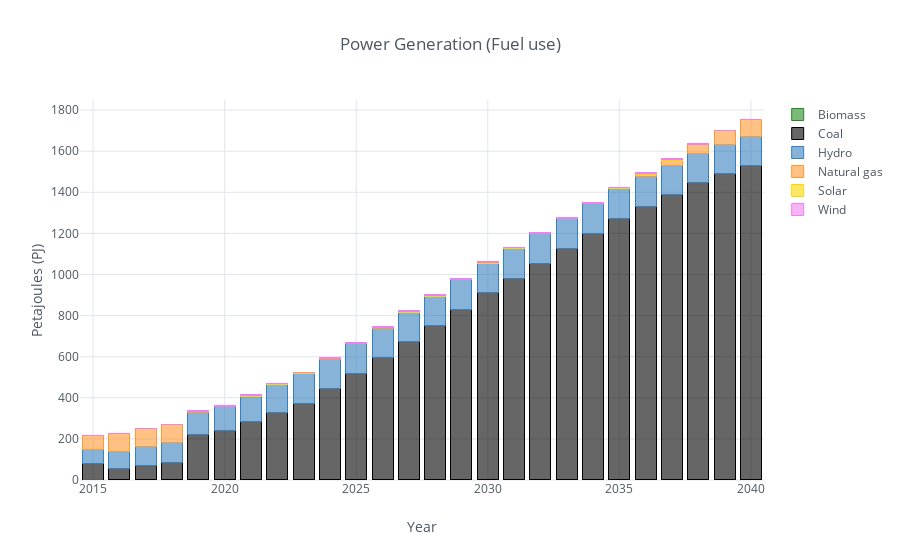

Notebook code for this chart:
### Code cell
# Fuel use for power generation
gen_use_df = all_params['ProductionByTechnologyAnnual'][all_params['ProductionByTechnologyAnnual'].t.str.startswith('DEMPWR')].drop('r', axis=1)
gen_use_df = df_filter(gen_use_df,6,9,[])
df_plot(gen_use_df,'Petajoules (PJ)','Power Generation (Fuel use)')

### Figure 1 — Plotly figure (JSON) as saved in the notebook; plotly's stock layout.template omitted (floating-point values rounded to 4 significant figures)
{"data": [{"marker": {"color": "rgba(34, 139, 34, 0.6)", "line": {"color": "rgba(34, 139, 34, 1.0)", "width": 1}}, "name": "Biomass", "orientation": "v", "text": "", "type": "bar", "uid": "b3b2b0ce-0999-4573-9236-dfd9b9dab314", "x": [2015, 2016, 2017, 2018, 2019, 2020, 2021, 2022, 2023, 2024, 2025, 2026, 2027, 2028, 2029, 2030, 2031, 2032, 2033, 2034, 2035, 2036, 2037, 2038, 2039, 2040], "y": [0, 0.6764, 1.917, 3.833, 3.833, 3.946, 3.946, 3.946, 3.946, 4.104, 4.104, 4.104, 4.104, 3.833, 3.833, 3.833, 3.833, 3.833, 3.833, 3.833, 3.833, 3.833, 3.833, 3.833, 3.833, 3.833]}, {"marker": {"color": "rgba(0, 0, 0, 0.6)", "line": {"color": "rgba(0, 0, 0, 1.0)", "width": 1}}, "name": "Coal", "orientation": "v", "text": "", "type": "bar", "uid": "83000e9d-aea5-4a9d-b471-3ef489a9b1fa", "x": [2015, 2016, 2017, 2018, 2019, 2020, 2021, 2022, 2023, 2024, 2025, 2026, 2027, 2028, 2029, 2030, 2031, 2032, 2033, 2034, 2035, 2036, 2037, 2038, 2039, 2040], "y": [81.03, 57.09, 70.77, 79.1, 217.7, 236.0, 278.7, 326.4, 370.3, 439.4, 512.6, 590.7, 667.8, 746.4, 826.2, 906.2, 977.7, 1050.0, 1123.0, 1196.0, 1271.0, 1328.0, 1383.0, 1443.0, 1487.0, 1525.0]}, {"marker": {"color": "rgba(55, 128, 191, 0.6)", "line": {"color": "rgba(55, 128, 191, 1.0)", "width": 1}}, "name": "Hydro", "orientation": "v", "text": "", "type": "bar", "uid": "730fe789-8127-416e-a423-8fb0208ed445", "x": [2015, 2016, 2017, 2018, 2019, 2020, 2021, 2022, 2023, 2024, 2025, 2026, 2027, 2028, 2029, 2030, 2031, 2032, 2033, 2034, 2035, 2036, 2037, 2038, 2039, 2040], "y": [68.48, 80.56, 89.65, 99.35, 108.4, 116.9, 125.5, 133.9, 144.4, 145.3, 145.3, 144.5, 144.5, 144.5, 144.5, 144.5, 144.5, 144.5, 144.5, 144.5, 144.5, 144.5, 144.5, 144.5, 144.5, 144.5]}, {"marker": {"color": "rgba(255, 153, 51, 0.6)", "line": {"color": "rgba(255, 153, 51, 1.0)", "width": 1}}, "name": "Natural gas", "orientation": "v", "text": "", "type": "bar", "uid": "aee700c7-fac1-496e-b176-683aa557abc8", "x": [2015, 2016, 2017, 2018, 2019, 2020, 2021, 2022, 2023, 2024, 2025, 2026, 2027, 2028, 2029, 2030, 2031, 2032, 2033, 2034, 2035, 2036, 2037, 2038, 2039, 2040], "y": [68.42, 87.77, 87.77, 87.77, 4.483, 0.1738, 0.1738, 0.1738, 0.1738, 0.1738, 0.3546, 0.3546, 0.3546, 0.3546, 0, 0, 0, 0, 0, 0, 0, 12.01, 25.34, 39.98, 64.59, 82.67]}, {"marker": {"color": "rgba(255, 215, 0, 0.6)", "line": {"color": "rgba(255, 215, 0, 1.0)", "width": 1}}, "name": "Solar", "orientation": "v", "text": "", "type": "bar", "uid": "34e3e7a9-421c-4f9c-94ca-596bc19bc134", "x": [2015, 2016, 2017, 2018, 2019, 2020, 2021, 2022, 2023, 2024, 2025, 2026, 2027, 2028, 2029, 2030, 2031, 2032, 2033, 2034, 2035, 2036, 2037, 2038, 2039, 2040], "y": [0, 0, 0, 0, 0.8944, 2.087, 2.981, 2.981, 2.981, 2.981, 2.981, 2.981, 2.981, 2.981, 2.981, 2.981, 2.981, 2.981, 2.981, 2.981, 2.981, 2.981, 2.981, 2.981, 2.087, 0.8944]}, {"marker": {"color": "rgba(238, 130, 238, 0.6)", "line": {"color": "rgba(238, 130, 238, 1.0)", "width": 1}}, "name": "Wind", "orientation": "v", "text": "", "type": "bar", "uid": "19788a1d-c5b4-43d0-9fff-9efd9a4e0af2", "x": [2015, 2016, 2017, 2018, 2019, 2020, 2021, 2022, 2023, 2024, 2025, 2026, 2027, 2028, 2029, 2030, 2031, 2032, 2033, 2034, 2035, 2036, 2037, 2038, 2039, 2040], "y": [0.1921, 0.2882, 0.365, 1.795, 2.66, 3.44, 3.344, 3.344, 3.44, 3.44, 3.44, 3.44, 3.44, 3.44, 3.44, 3.44, 3.44, 3.44, 3.44, 3.44, 3.44, 3.44, 3.44, 1.376, 0.5111, 0]}], "layout": {"barmode": "stack", "legend": {"bgcolor": "#FFFFFF", "font": {"color": "#4D5663"}, "traceorder": "normal"}, "paper_bgcolor": "#FFFFFF", "plot_bgcolor": "#FFFFFF", "title": {"font": {"color": "#4D5663"}, "text": "Power Generation (Fuel use)"}, "xaxis": {"gridcolor": "#E1E5ED", "showgrid": true, "tickfont": {"color": "#4D5663"}, "title": {"font": {"color": "#4D5663"}, "text": "Year"}, "zerolinecolor": "#E1E5ED"}, "yaxis": {"gridcolor": "#E1E5ED", "showgrid": true, "tickfont": {"color": "#4D5663"}, "title": {"font": {"color": "#4D5663"}, "text": "Petajoules (PJ)"}, "zerolinecolor": "#E1E5ED"}}}
